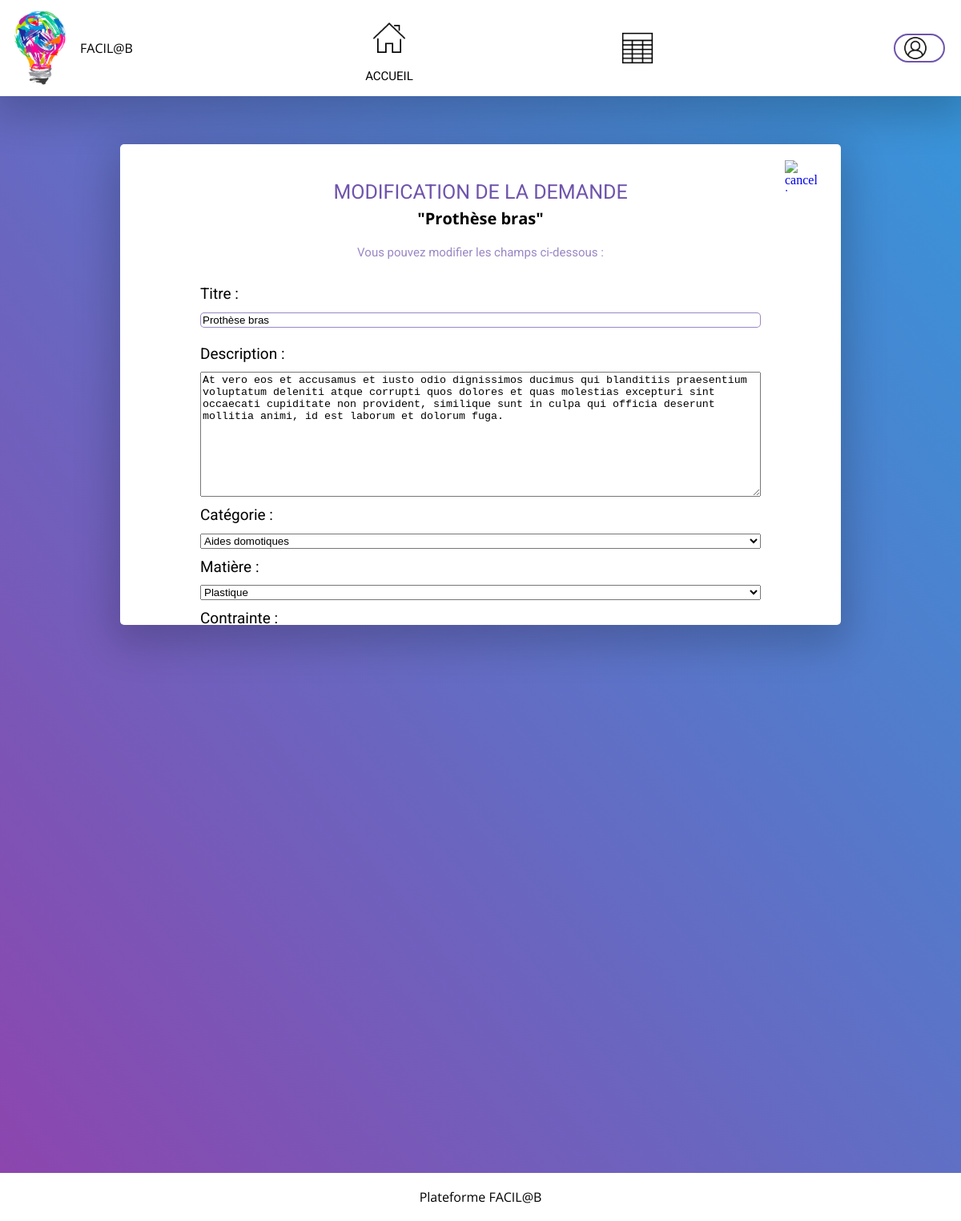
/requests/6/update/, run on the app's committed database.
### plateform/models.py (models this page shows, shortened)
class Request(models.Model):
    id = models.AutoField(
        primary_key=True)
    created_at = models.DateTimeField(
        default=timezone.now)
    updated_at = models.DateTimeField(
        auto_now=True)
    request_title = models.CharField(
        max_length=255,
        verbose_name='Titre')
    request_detail = models.TextField(
        verbose_name='Description')
    categorie = models.CharField(
        choices=CATEGORIE_CHOICES,
        max_length=55,
        verbose_name='Catégorie')
    matiere = models.CharField(
        choices=MATIERE_CHOICES,
        max_length=55,
        verbose_name='Matière')
    contrainte = models.CharField(
        choices=CONTRAINTE_CHOICES,
        max_length=55,
        verbose_name='Contrainte')
    user = models.ForeignKey(
        User,
        blank=True,
        null=True,
        on_delete=models.SET_NULL)

### plateform/views.py (the view, shortened to what this page needs)
# urls.py: path('requests/<pk>/update/', views.UpdateRequest.as_view(), name='update-request'),
class UpdateRequest(UpdateView):
    model = Request
    form_class = RequestForm
    template_name = 'update_request.html'

### plateform/forms.py
class RequestForm(forms.ModelForm):
    class Meta:
        model = Request
        fields = ['request_title', 'request_detail', 'categorie', 'matiere', 'contrainte']

### plateform/templates/update_request.html (shortened to what this page needs)
{% extends 'base.html' %}
{% block update_request %}
<article class="article-update-request">
    <div class="window-update-request">
            <div class="header-update-request">
                <a href="{% url 'list-request' %}">
                    <img class="cancel-update-request" src="/static/images/cancel_icon.png" alt="cancel icon">
                </a>
                <div class="sub-header-update-request">
                    <p class="title-update-request">Modification de la demande</p>
                    <p class="name-update-request">"{{ request.request_title }}"</p>
                </div>
            </div>
            <div class="subtitle-update-request">Vous pouvez modifier les champs ci-dessous :</div>
            <div class="form">
                <form class="input-fields" action="" method="post" novalidate>
                    {{ form }}
                </form>
            </div>
    </div>
</article>
{% endblock %}

### authentication/static/base.css (style rules this page uses)
html { height: 100%; }
body { margin: 0px; padding: 0px; height: 100%; display: flex; flex-direction: column; background-image: linear-gradient(to right top, #8e44ad 0%, #3498db 100%); }
p { font-family: "Open Sans"; }

### plateform/static/list_requests.css (style rules this page uses)
p { text-align: justify; }

### plateform/static/create_request.css (style rules this page uses)
input { border: 1px solid rgba(111, 84, 172, 0.7); border-radius: 5px; margin-bottom: 10px; }
.input-fields { display: flex; flex-direction: column; margin-top: 20px; width: 700px; font-family: roboto; margin-bottom: 10px; line-height: 2.4em; font-family: roboto; font-size: 19px; line-height: 2.4em; }

### plateform/static/update_request.css (style rules this page uses)
.article-update-request { display: flex; justify-content: center; height: 100%; }
.window-update-request { background: white; display: flex; flex-direction: column; align-items: center; width: 900px; height: 600px; margin-top: 60px; box-shadow: 0px 15px 50px 10px rgba(0, 0, 0, 0.2); border-radius: 5px; overflow-y: scroll; }
.header-update-request { width: 100%; height: auto; display: flex; justify-content: center; margin-top: 20px; }
.sub-header-update-request { display: flex; flex-direction: column; width: 700px; }
.title-update-request { text-transform: uppercase; font-family: roboto; font-size: 25px; color: rgba(111, 84, 172, 1); margin-bottom: 0px; text-align: center; }
.name-update-request { font-size: 20px; margin-top: 5px; text-align: center; font-weight: 700; }
.cancel-update-request { height: 40px; width: 40px; position: absolute; margin-left: 730px; margin-bottom: 30px; }
.subtitle-update-request { width: 100%; text-align: center; font-family: roboto; font-size: 15px; color: rgba(111, 84, 172, 0.7); }

### data on the page
Request: request_title "Prothèse bras", request_detail "At vero eos et accusamus et iusto odio dignissimos ducimus qui blanditiis praesentium voluptatum deleniti atque corrupti quos dolores et quas molestias excepturi sint occaecati cupiditate non provident, similique sunt in culpa qui officia deserunt mollitia animi, id est laborum et dolorum fuga.", categorie "Aides domotiques", matiere "Plastique"
